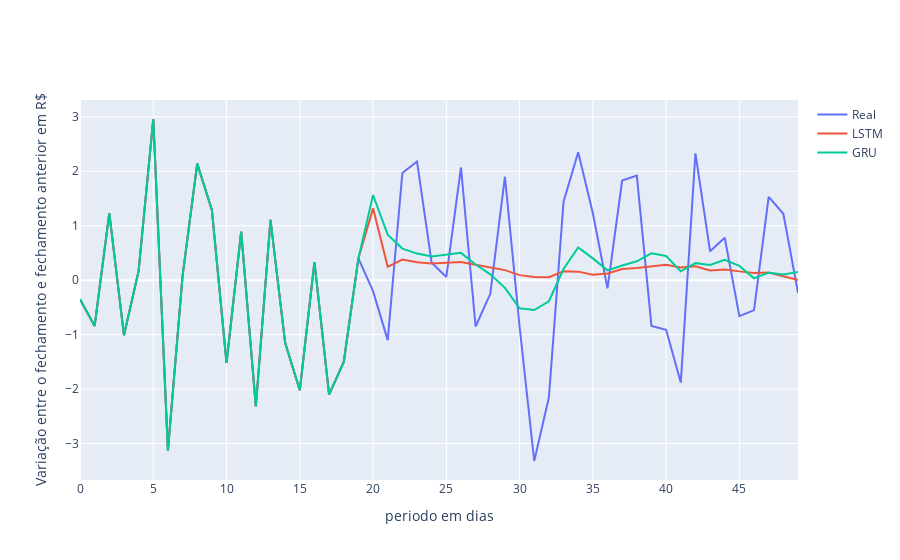

Write notebook code for a chart like this one.
### Code cell
import plotly.graph_objs as go
fig = go.Figure()

fig.add_trace(go.Scatter(
   y=bova11['close_change'][-50:],
   name="Real")
)

fig.add_trace(go.Scatter(
   y=pred_30_lstm['close_change'][-50:],
   name="LSTM")
)

fig.add_trace(go.Scatter(
   y=pred_30_gru.close_change[-50:],
   name="GRU")
)

fig.update_layout(
   #title="Banda de Bollinger superior e inferior dos ultimos 60 dias de fechamento de 2009 a Fev 2023",
    yaxis_title="Variação entre o fechamento e fechamento anterior em R$",
    xaxis_title="periodo em dias",
   #legend_title="legend",
)
fig.show()

### Figure 1 — Plotly figure (JSON) as saved in the notebook; plotly's stock layout.template omitted (floating-point values rounded to 4 significant figures)
{"data": [{"name": "Real", "type": "scatter", "y": [-0.35, -0.84, 1.23, -1.01, 0.17, 2.96, -3.13, 0.08, 2.14, 1.29, -1.52, 0.89, -2.32, 1.11, -1.15, -2.02, 0.33, -2.1, -1.5, 0.4, -0.2, -1.1, 1.97, 2.18, 0.32, 0.06, 2.07, -0.85, -0.25, 1.9, -0.85, -3.32, -2.15, 1.44, 2.35, 1.23, -0.15, 1.83, 1.92, -0.84, -0.91, -1.88, 2.33, 0.53, 0.78, -0.66, -0.55, 1.53, 1.22, -0.23]}, {"name": "LSTM", "type": "scatter", "y": [-0.35, -0.84, 1.23, -1.01, 0.17, 2.96, -3.13, 0.08, 2.14, 1.29, -1.52, 0.89, -2.32, 1.11, -1.15, -2.02, 0.33, -2.1, -1.5, 0.4, 1.319, 0.2454, 0.3783, 0.3308, 0.3049, 0.3242, 0.3358, 0.2826, 0.2346, 0.185, 0.09319, 0.05695, 0.05543, 0.1624, 0.1574, 0.1002, 0.1249, 0.2044, 0.2242, 0.2586, 0.2828, 0.2334, 0.2545, 0.1787, 0.1983, 0.162, 0.1327, 0.1391, 0.06752, 0.001594]}, {"name": "GRU", "type": "scatter", "y": [-0.35, -0.84, 1.23, -1.01, 0.17, 2.96, -3.13, 0.08, 2.14, 1.29, -1.52, 0.89, -2.32, 1.11, -1.15, -2.02, 0.33, -2.1, -1.5, 0.4, 1.565, 0.8373, 0.5805, 0.4886, 0.4334, 0.4648, 0.5019, 0.2874, 0.1072, -0.141, -0.5143, -0.5487, -0.3863, 0.2053, 0.6031, 0.4001, 0.181, 0.2701, 0.3464, 0.494, 0.4435, 0.1623, 0.3133, 0.2797, 0.3754, 0.2621, 0.03602, 0.1385, 0.106, 0.1499]}], "layout": {"xaxis": {"title": {"text": "periodo em dias"}}, "yaxis": {"title": {"text": "Variação entre o fechamento e fechamento anterior em R$"}}}}
